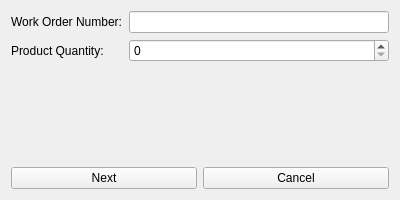
<?xml version="1.0" encoding="UTF-8"?>
<ui version="4.0">
  <class>WorkOrderForm</class>
  <widget class="QWidget" name="WorkOrderForm">
    <property name="geometry">
      <rect>
        <x>0</x>
        <y>0</y>
        <width>400</width>
        <height>200</height>
      </rect>
    </property>
    <property name="windowTitle">
      <string>Enter Work Order</string>
    </property>
    <layout class="QVBoxLayout" name="verticalLayout">
      <item>
        <layout class="QFormLayout" name="formLayout">
          <item row="0" column="0">
            <widget class="QLabel" name="workOrderLabel">
              <property name="text">
                <string>Work Order Number:</string>
              </property>
            </widget>
          </item>
          <item row="0" column="1">
            <widget class="QLineEdit" name="workOrderLineEdit"/>
          </item>
          <item row="1" column="0">
            <widget class="QLabel" name="quantityLabel">
              <property name="text">
                <string>Product Quantity:</string>
              </property>
            </widget>
          </item>
          <item row="1" column="1">
            <widget class="QSpinBox" name="quantitySpinBox">
              <property name="maximum">
                <number>250</number>
              </property>
            </widget>
          </item>
        </layout>
      </item>
      <item>
        <layout class="QHBoxLayout" name="buttonLayout">
          <item>
            <widget class="QPushButton" name="nextButton">
              <property name="text">
                <string>Next</string>
              </property>
            </widget>
          </item>
          <item>
            <widget class="QPushButton" name="cancelButton">
              <property name="text">
                <string>Cancel</string>
              </property>
            </widget>
          </item>
        </layout>
      </item>
    </layout>
  </widget>
  <resources/>
  <connections/>
</ui>
